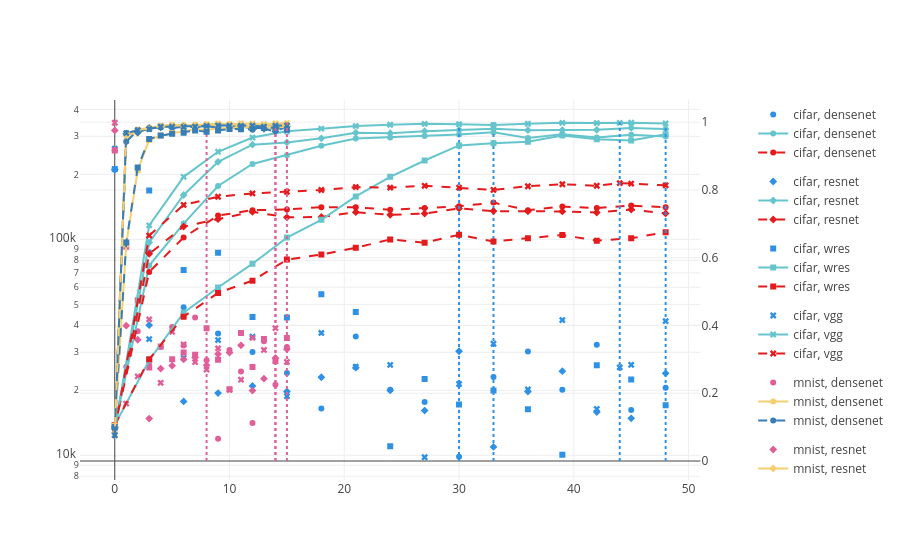

Write notebook code for a chart like this one.
### Code cell
epoch_val = epoch_data[(epoch_data['split'] == 'val')].sort_values(by='epoch')

fig = make_subplots(specs=[[{"secondary_y": True}]], )

colless_scatter_val = px.scatter(epoch_val, x='epoch', y='colless_index', color="dataset", color_discrete_sequence=color_seq, symbol="model")
train_acc_val = px.line(epoch_val, x='epoch', y='train_acc', color="dataset", color_discrete_sequence=color_seq_train, symbol="model")
val_acc_val = px.line(epoch_val, x='epoch', y='val_acc', color="dataset", color_discrete_sequence=color_seq_val, symbol="model", line_dash_sequence=['dash'])

for i in range(8):
	# get dataset, model out of the trace
	dataset, model = str(colless_scatter_val.data[i]['name']).split(", ")
    
	all_epochs = epoch_val[(epoch_val['dataset'] == dataset) & (epoch_val['model'] == model)]
	# find the epoch where val acc is maximum
	best_epoch = all_epochs.sort_values(by='val_acc', ascending=False).iloc[0]['epoch']

	fig.add_trace(
		colless_scatter_val.data[i],
		secondary_y=False,
	)

	fig.update_yaxes(type="log", secondary_y=False)

	fig.add_trace(
		train_acc_val.data[i],
		secondary_y=True,
	)
 
	fig.add_trace(
		val_acc_val.data[i],
		secondary_y=True,
	)
 
	# add a vertical line at best epoch
	fig.add_trace(go.Scatter(x=[best_epoch, best_epoch], y=[0, 1], mode="lines", line=dict(color=colless_scatter_val.data[i]['marker']['color'], dash="dot"), legendgroup=colless_scatter_val.data[i]['name'], showlegend=False), secondary_y=True)

fig.show()

### Figure 1 — Plotly figure (JSON) as saved in the notebook; plotly's stock layout.template omitted (floating-point values rounded to 4 significant figures)
{"data": [{"hovertemplate": "dataset=cifar<br>model=densenet<br>epoch=%{x}<br>colless_index=%{y}<extra></extra>", "legendgroup": "cifar, densenet", "marker": {"color": "#2E91E5", "symbol": "circle"}, "mode": "markers", "name": "cifar, densenet", "orientation": "v", "showlegend": true, "type": "scatter", "x": [0, 3, 6, 9, 12, 15, 18, 21, 24, 27, 30, 33, 36, 39, 42, 45, 48], "xaxis": "x", "y": [210300.0, 87190.0, 48540.0, 36700.0, 30080.0, 24030.0, 16490.0, 35480.0, 20140.0, 17660.0, 9860.0, 23060.0, 30280.0, 20130.0, 32500.0, 16200.0, 20560.0], "yaxis": "y"}, {"hovertemplate": "dataset=cifar<br>model=densenet<br>epoch=%{x}<br>train_acc=%{y}<extra></extra>", "legendgroup": "cifar, densenet", "line": {"color": "rgb(102, 197, 204)", "dash": "solid"}, "marker": {"symbol": "circle"}, "mode": "lines+markers", "name": "cifar, densenet", "orientation": "v", "showlegend": true, "type": "scatter", "x": [0, 3, 6, 9, 12, 15, 18, 21, 24, 27, 30, 33, 36, 39, 42, 45, 48], "xaxis": "x", "y": [0.09992, 0.5768, 0.7007, 0.8117, 0.8768, 0.9026, 0.9304, 0.9516, 0.9551, 0.9589, 0.9639, 0.9706, 0.953, 0.9645, 0.955, 0.9631, 0.9578], "yaxis": "y2"}, {"hovertemplate": "dataset=cifar<br>model=densenet<br>epoch=%{x}<br>val_acc=%{y}<extra></extra>", "legendgroup": "cifar, densenet", "line": {"color": "rgb(228,26,28)", "dash": "dash"}, "marker": {"symbol": "circle"}, "mode": "lines+markers", "name": "cifar, densenet", "orientation": "v", "showlegend": true, "type": "scatter", "x": [0, 3, 6, 9, 12, 15, 18, 21, 24, 27, 30, 33, 36, 39, 42, 45, 48], "xaxis": "x", "y": [0.0998, 0.5581, 0.6599, 0.7244, 0.7403, 0.7422, 0.7493, 0.749, 0.7413, 0.7468, 0.7517, 0.7626, 0.7403, 0.7509, 0.7467, 0.754, 0.7486], "yaxis": "y2"}, {"legendgroup": "cifar, densenet", "line": {"color": "#2E91E5", "dash": "dot"}, "mode": "lines", "showlegend": false, "type": "scatter", "x": [33, 33], "xaxis": "x", "y": [0, 1], "yaxis": "y2"}, {"hovertemplate": "dataset=cifar<br>model=resnet<br>epoch=%{x}<br>colless_index=%{y}<extra></extra>", "legendgroup": "cifar, resnet", "marker": {"color": "#2E91E5", "symbol": "diamond"}, "mode": "markers", "name": "cifar, resnet", "orientation": "v", "showlegend": true, "type": "scatter", "x": [0, 3, 6, 9, 12, 15, 18, 21, 24, 27, 30, 33, 36, 39, 42, 45, 48], "xaxis": "x", "y": [210900.0, 40070.0, 17770.0, 19430.0, 20970.0, 19760.0, 22990.0, 25450.0, 20000.0, 16120.0, 30340.0, 10930.0, 19740.0, 24530.0, 15870.0, 14840.0, 23980.0], "yaxis": "y"}, {"hovertemplate": "dataset=cifar<br>model=resnet<br>epoch=%{x}<br>train_acc=%{y}<extra></extra>", "legendgroup": "cifar, resnet", "line": {"color": "rgb(102, 197, 204)", "dash": "solid"}, "marker": {"symbol": "diamond"}, "mode": "lines+markers", "name": "cifar, resnet", "orientation": "v", "showlegend": true, "type": "scatter", "x": [0, 3, 6, 9, 12, 15, 18, 21, 24, 27, 30, 33, 36, 39, 42, 45, 48], "xaxis": "x", "y": [0.1, 0.6449, 0.7851, 0.8831, 0.9335, 0.9403, 0.9524, 0.9688, 0.9675, 0.9736, 0.9768, 0.9805, 0.9766, 0.9767, 0.9776, 0.9831, 0.9798], "yaxis": "y2"}, {"hovertemplate": "dataset=cifar<br>model=resnet<br>epoch=%{x}<br>val_acc=%{y}<extra></extra>", "legendgroup": "cifar, resnet", "line": {"color": "rgb(228,26,28)", "dash": "dash"}, "marker": {"symbol": "diamond"}, "mode": "lines+markers", "name": "cifar, resnet", "orientation": "v", "showlegend": true, "type": "scatter", "x": [0, 3, 6, 9, 12, 15, 18, 21, 24, 27, 30, 33, 36, 39, 42, 45, 48], "xaxis": "x", "y": [0.1, 0.6114, 0.692, 0.7137, 0.7355, 0.7192, 0.7201, 0.7343, 0.7267, 0.7302, 0.7454, 0.7376, 0.737, 0.7365, 0.7333, 0.742, 0.7308], "yaxis": "y2"}, {"legendgroup": "cifar, resnet", "line": {"color": "#2E91E5", "dash": "dot"}, "mode": "lines", "showlegend": false, "type": "scatter", "x": [30, 30], "xaxis": "x", "y": [0, 1], "yaxis": "y2"}, {"hovertemplate": "dataset=cifar<br>model=wres<br>epoch=%{x}<br>colless_index=%{y}<extra></extra>", "legendgroup": "cifar, wres", "marker": {"color": "#2E91E5", "symbol": "square"}, "mode": "markers", "name": "cifar, wres", "orientation": "v", "showlegend": true, "type": "scatter", "x": [0, 3, 6, 9, 12, 15, 18, 21, 24, 27, 30, 33, 36, 39, 42, 45, 48], "xaxis": "x", "y": [212000.0, 168600.0, 72140.0, 86670.0, 43760.0, 43480.0, 55760.0, 46150.0, 11020.0, 22580.0, 17190.0, 19940.0, 16340.0, 10060.0, 26120.0, 22450.0, 17070.0], "yaxis": "y"}, {"hovertemplate": "dataset=cifar<br>model=wres<br>epoch=%{x}<br>train_acc=%{y}<extra></extra>", "legendgroup": "cifar, wres", "line": {"color": "rgb(102, 197, 204)", "dash": "solid"}, "marker": {"symbol": "square"}, "mode": "lines+markers", "name": "cifar, wres", "orientation": "v", "showlegend": true, "type": "scatter", "x": [0, 3, 6, 9, 12, 15, 18, 21, 24, 27, 30, 33, 36, 39, 42, 45, 48], "xaxis": "x", "y": [0.1061, 0.2973, 0.4376, 0.5122, 0.5824, 0.6593, 0.7118, 0.7808, 0.8386, 0.8869, 0.9315, 0.9382, 0.942, 0.9606, 0.9496, 0.946, 0.9647], "yaxis": "y2"}, {"hovertemplate": "dataset=cifar<br>model=wres<br>epoch=%{x}<br>val_acc=%{y}<extra></extra>", "legendgroup": "cifar, wres", "line": {"color": "rgb(228,26,28)", "dash": "dash"}, "marker": {"symbol": "square"}, "mode": "lines+markers", "name": "cifar, wres", "orientation": "v", "showlegend": true, "type": "scatter", "x": [0, 3, 6, 9, 12, 15, 18, 21, 24, 27, 30, 33, 36, 39, 42, 45, 48], "xaxis": "x", "y": [0.1065, 0.3001, 0.4261, 0.4962, 0.5322, 0.5944, 0.6095, 0.6291, 0.6541, 0.6443, 0.6676, 0.6481, 0.6576, 0.6669, 0.6504, 0.6574, 0.6755], "yaxis": "y2"}, {"legendgroup": "cifar, wres", "line": {"color": "#2E91E5", "dash": "dot"}, "mode": "lines", "showlegend": false, "type": "scatter", "x": [48, 48], "xaxis": "x", "y": [0, 1], "yaxis": "y2"}, {"hovertemplate": "dataset=cifar<br>model=vgg<br>epoch=%{x}<br>colless_index=%{y}<extra></extra>", "legendgroup": "cifar, vgg", "marker": {"color": "#2E91E5", "symbol": "x"}, "mode": "markers", "name": "cifar, vgg", "orientation": "v", "showlegend": true, "type": "scatter", "x": [0, 3, 6, 9, 12, 15, 18, 21, 24, 27, 30, 33, 36, 39, 42, 44, 45, 48], "xaxis": "x", "y": [263100.0, 34530.0, 28210.0, 34160.0, 35460.0, 18780.0, 36860.0, 25730.0, 26220.0, 9798.0, 21390.0, 32860.0, 20200.0, 42310.0, 16390.0, 25540.0, 26260.0, 41820.0], "yaxis": "y"}, {"hovertemplate": "dataset=cifar<br>model=vgg<br>epoch=%{x}<br>train_acc=%{y}<extra></extra>", "legendgroup": "cifar, vgg", "line": {"color": "rgb(102, 197, 204)", "dash": "solid"}, "marker": {"symbol": "x"}, "mode": "lines+markers", "name": "cifar, vgg", "orientation": "v", "showlegend": true, "type": "scatter", "x": [0, 3, 6, 9, 12, 15, 18, 21, 24, 27, 30, 33, 36, 39, 42, 44, 45, 48], "xaxis": "x", "y": [0.0898, 0.6955, 0.8388, 0.9127, 0.9546, 0.9732, 0.981, 0.9885, 0.9924, 0.9951, 0.9939, 0.9915, 0.9954, 0.998, 0.9974, 0.9979, 0.9983, 0.9962], "yaxis": "y2"}, {"hovertemplate": "dataset=cifar<br>model=vgg<br>epoch=%{x}<br>val_acc=%{y}<extra></extra>", "legendgroup": "cifar, vgg", "line": {"color": "rgb(228,26,28)", "dash": "dash"}, "marker": {"symbol": "x"}, "mode": "lines+markers", "name": "cifar, vgg", "orientation": "v", "showlegend": true, "type": "scatter", "x": [0, 3, 6, 9, 12, 15, 18, 21, 24, 27, 30, 33, 36, 39, 42, 44, 45, 48], "xaxis": "x", "y": [0.088, 0.6654, 0.7557, 0.78, 0.7898, 0.7943, 0.7998, 0.8085, 0.8068, 0.8122, 0.807, 0.8, 0.8109, 0.8168, 0.8124, 0.8201, 0.8188, 0.8136], "yaxis": "y2"}, {"legendgroup": "cifar, vgg", "line": {"color": "#2E91E5", "dash": "dot"}, "mode": "lines", "showlegend": false, "type": "scatter", "x": [44, 44], "xaxis": "x", "y": [0, 1], "yaxis": "y2"}, {"hovertemplate": "dataset=mnist<br>model=densenet<br>epoch=%{x}<br>colless_index=%{y}<extra></extra>", "legendgroup": "mnist, densenet", "marker": {"color": "#E15F99", "symbol": "circle"}, "mode": "markers", "name": "mnist, densenet", "orientation": "v", "showlegend": true, "type": "scatter", "x": [0, 1, 2, 3, 4, 5, 6, 7, 8, 9, 10, 11, 12, 13, 14, 15], "xaxis": "x", "y": [259400.0, 25720.0, 37570.0, 26800.0, 31780.0, 39330.0, 32290.0, 43420.0, 27570.0, 11920.0, 30780.0, 24440.0, 14100.0, 33730.0, 21200.0, 31740.0], "yaxis": "y"}, {"hovertemplate": "dataset=mnist<br>model=densenet<br>epoch=%{x}<br>train_acc=%{y}<extra></extra>", "legendgroup": "mnist, densenet", "line": {"color": "rgb(246, 207, 113)", "dash": "solid"}, "marker": {"symbol": "circle"}, "mode": "lines+markers", "name": "mnist, densenet", "orientation": "v", "showlegend": true, "type": "scatter", "x": [0, 1, 2, 3, 4, 5, 6, 7, 8, 9, 10, 11, 12, 13, 14, 15], "xaxis": "x", "y": [0.0981, 0.9468, 0.9785, 0.9831, 0.9876, 0.991, 0.9916, 0.9882, 0.9929, 0.9941, 0.9902, 0.9877, 0.9868, 0.9908, 0.9939, 0.9913], "yaxis": "y2"}, {"hovertemplate": "dataset=mnist<br>model=densenet<br>epoch=%{x}<br>val_acc=%{y}<extra></extra>", "legendgroup": "mnist, densenet", "line": {"color": "rgb(55,126,184)", "dash": "dash"}, "marker": {"symbol": "circle"}, "mode": "lines+markers", "name": "mnist, densenet", "orientation": "v", "showlegend": true, "type": "scatter", "x": [0, 1, 2, 3, 4, 5, 6, 7, 8, 9, 10, 11, 12, 13, 14, 15], "xaxis": "x", "y": [0.0961, 0.9424, 0.976, 0.98, 0.9865, 0.9883, 0.9882, 0.9853, 0.9887, 0.9891, 0.9851, 0.9825, 0.978, 0.9863, 0.9902, 0.9851], "yaxis": "y2"}, {"legendgroup": "mnist, densenet", "line": {"color": "#E15F99", "dash": "dot"}, "mode": "lines", "showlegend": false, "type": "scatter", "x": [14, 14], "xaxis": "x", "y": [0, 1], "yaxis": "y2"}, {"hovertemplate": "dataset=mnist<br>model=resnet<br>epoch=%{x}<br>colless_index=%{y}<extra></extra>", "legendgroup": "mnist, resnet", "marker": {"color": "#E15F99", "symbol": "diamond"}, "mode": "markers", "name": "mnist, resnet", "orientation": "v", "showlegend": true, "type": "scatter", "x": [0, 1, 2, 3, 4, 5, 6, 7, 8, 9, 10, 11, 12, 13, 14, 15], "xaxis": "x", "y": [319400.0, 39860.0, 34290.0, 14800.0, 25210.0, 26000.0, 27830.0, 28380.0, 26120.0, 29450.0, 29940.0, 32310.0, 19950.0, 22660.0, 28260.0, 31020.0], "yaxis": "y"}, {"hovertemplate": "dataset=mnist<br>model=resnet<br>epoch=%{x}<br>train_acc=%{y}<extra></extra>", "legendgroup": "mnist, resnet", "line": {"color": "rgb(246, 207, 113)", "dash": "solid"}, "marker": {"symbol": "diamond"}, "mode": "lines+markers", "name": "mnist, resnet", "orientation": "v", "showlegend": true, "type": "scatter", "x": [0, 1, 2, 3, 4, 5, 6, 7, 8, 9, 10, 11, 12, 13, 14, 15], "xaxis": "x", "y": [0.09793, 0.9646, 0.9677, 0.984, 0.9848, 0.9867, 0.9903, 0.9912, 0.9909, 0.9901, 0.9925, 0.9925, 0.988, 0.9847, 0.9778, 0.9932], "yaxis": "y2"}, {"hovertemplate": "dataset=mnist<br>model=resnet<br>epoch=%{x}<br>val_acc=%{y}<extra></extra>", "legendgroup": "mnist, resnet", "line": {"color": "rgb(55,126,184)", "dash": "dash"}, "marker": {"symbol": "diamond"}, "mode": "lines+markers", "name": "mnist, resnet", "orientation": "v", "showlegend": true, "type": "scatter", "x": [0, 1, 2, 3, 4, 5, 6, 7, 8, 9, 10, 11, 12, 13, 14, 15], "xaxis": "x", "y": [0.0974, 0.9668, 0.9692, 0.9826, 0.9844, 0.9828, 0.9862, 0.9857, 0.9876, 0.984, 0.9873, 0.9872, 0.9823, 0.9806, 0.9726, 0.9874], "yaxis": "y2"}, {"legendgroup": "mnist, resnet", "line": {"color": "#E15F99", "dash": "dot"}, "mode": "lines", "showlegend": false, "type": "scatter", "x": [8, 8], "xaxis": "x", "y": [0, 1], "yaxis": "y2"}, {"hovertemplate": "dataset=mnist<br>model=wres<br>epoch=%{x}<br>colless_index=%{y}<extra></extra>", "legendgroup": "mnist, wres", "marker": {"color": "#E15F99", "symbol": "square"}, "mode": "markers", "name": "mnist, wres", "orientation": "v", "showlegend": true, "type": "scatter", "x": [0, 1, 2, 3, 4, 5, 6, 7, 8, 9, 10, 11, 12, 13, 14, 15], "xaxis": "x", "y": [257600.0, 92350.0, 52300.0, 25500.0, 31890.0, 27870.0, 29940.0, 29200.0, 38750.0, 27670.0, 20250.0, 36820.0, 25660.0, 34570.0, 27350.0, 34940.0], "yaxis": "y"}, {"hovertemplate": "dataset=mnist<br>model=wres<br>epoch=%{x}<br>train_acc=%{y}<extra></extra>", "legendgroup": "mnist, wres", "line": {"color": "rgb(246, 207, 113)", "dash": "solid"}, "marker": {"symbol": "square"}, "mode": "lines+markers", "name": "mnist, wres", "orientation": "v", "showlegend": true, "type": "scatter", "x": [0, 1, 2, 3, 4, 5, 6, 7, 8, 9, 10, 11, 12, 13, 14, 15], "xaxis": "x", "y": [0.1039, 0.6396, 0.8585, 0.9477, 0.9598, 0.968, 0.9725, 0.9801, 0.9772, 0.982, 0.9831, 0.9847, 0.9875, 0.989, 0.9879, 0.9841], "yaxis": "y2"}, {"hovertemplate": "dataset=mnist<br>model=wres<br>epoch=%{x}<br>val_acc=%{y}<extra></extra>", "legendgroup": "mnist, wres", "line": {"color": "rgb(55,126,184)", "dash": "dash"}, "marker": {"symbol": "square"}, "mode": "lines+markers", "name": "mnist, wres", "orientation": "v", "showlegend": true, "type": "scatter", "x": [0, 1, 2, 3, 4, 5, 6, 7, 8, 9, 10, 11, 12, 13, 14, 15], "xaxis": "x", "y": [0.1007, 0.6448, 0.8664, 0.9505, 0.9605, 0.9656, 0.9687, 0.9756, 0.9719, 0.9756, 0.9799, 0.9795, 0.9832, 0.9826, 0.9841, 0.9774], "yaxis": "y2"}, {"legendgroup": "mnist, wres", "line": {"color": "#E15F99", "dash": "dot"}, "mode": "lines", "showlegend": false, "type": "scatter", "x": [14, 14], "xaxis": "x", "y": [0, 1], "yaxis": "y2"}, {"hovertemplate": "dataset=mnist<br>model=vgg<br>epoch=%{x}<br>colless_index=%{y}<extra></extra>", "legendgroup": "mnist, vgg", "marker": {"color": "#E15F99", "symbol": "x"}, "mode": "markers", "name": "mnist, vgg", "orientation": "v", "showlegend": true, "type": "scatter", "x": [0, 1, 2, 3, 4, 5, 6, 7, 8, 9, 10, 11, 12, 13, 14, 15], "xaxis": "x", "y": [346800.0, 17350.0, 23220.0, 42630.0, 21660.0, 37290.0, 32630.0, 27010.0, 24940.0, 31280.0, 20080.0, 22400.0, 34990.0, 30760.0, 38810.0, 27060.0], "yaxis": "y"}, {"hovertemplate": "dataset=mnist<br>model=vgg<br>epoch=%{x}<br>train_acc=%{y}<extra></extra>", "legendgroup": "mnist, vgg", "line": {"color": "rgb(246, 207, 113)", "dash": "solid"}, "marker": {"symbol": "x"}, "mode": "lines+markers", "name": "mnist, vgg", "orientation": "v", "showlegend": true, "type": "scatter", "x": [0, 1, 2, 3, 4, 5, 6, 7, 8, 9, 10, 11, 12, 13, 14, 15], "xaxis": "x", "y": [0.07863, 0.9642, 0.9775, 0.9815, 0.9896, 0.9923, 0.9891, 0.9917, 0.9939, 0.9958, 0.9944, 0.9962, 0.996, 0.9942, 0.9966, 0.9973], "yaxis": "y2"}, {"hovertemplate": "dataset=mnist<br>model=vgg<br>epoch=%{x}<br>val_acc=%{y}<extra></extra>", "legendgroup": "mnist, vgg", "line": {"color": "rgb(55,126,184)", "dash": "dash"}, "marker": {"symbol": "x"}, "mode": "lines+markers", "name": "mnist, vgg", "orientation": "v", "showlegend": true, "type": "scatter", "x": [0, 1, 2, 3, 4, 5, 6, 7, 8, 9, 10, 11, 12, 13, 14, 15], "xaxis": "x", "y": [0.0759, 0.9676, 0.9763, 0.9799, 0.9866, 0.987, 0.986, 0.9868, 0.9889, 0.9901, 0.9896, 0.9894, 0.99, 0.9865, 0.9897, 0.9901], "yaxis": "y2"}, {"legendgroup": "mnist, vgg", "line": {"color": "#E15F99", "dash": "dot"}, "mode": "lines", "showlegend": false, "type": "scatter", "x": [15, 15], "xaxis": "x", "y": [0, 1], "yaxis": "y2"}], "layout": {"xaxis": {"anchor": "y", "domain": [0, 0.94]}, "yaxis": {"anchor": "x", "domain": [0, 1], "type": "log"}, "yaxis2": {"anchor": "x", "overlaying": "y", "side": "right"}}}
